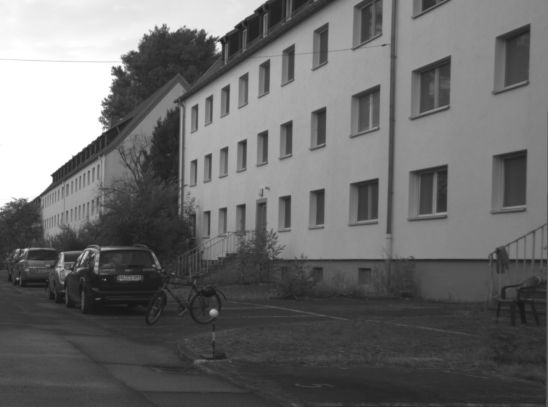
#> input picture images/road.png, 548 x 407 px
$ python line_detection.py
#> lines starting #> are read from the running program, lines starting #| are printed output that depends on the picture
### edge_detection.py
# Course: EE551 Python for Engineer
# Author: Lun-Wei Chang
# Date: 2021/05/09
# Version: 1.0
# Performs Gaussian filter, Sobel filter and non-max suppression.
import cv2 as cv
import numpy as np
import math

# reads in an image with the provided file path.
# converts the image from color to gray scale if needed.
# Inputs:
#   img_file_name: file name of the image to be read in.
# Outputs:
#   current_img: uploaded image in gray scale.
def readImg(img_file_name):
#> called with img_file_name = 'images/road.png'
    current_img = cv.imread(img_file_name)
#> current_img is the input picture: shape (407, 548, 3); min 23, max 255, mean 107.6
    # converts the image to gray scale if it is color
    if current_img.shape[2] > 1:
        current_img = cv.cvtColor(current_img, cv.COLOR_BGR2GRAY)
#> current_img: shape (407, 548)
    return current_img

# Applies the Gaussian filter onto the specified image with
# the given sigma value. Saves the processed image
# into a local file directory.
# Inputs:
#   img: the name of the image file to be processed (including
#   path).
#   sigma: value used to calculate the Gaussain kernel size.
# Outputs:
#   gaussianImg: image that has been filtered by Gaussian filter.
def gaussian(img, sigma):
    # throws an error if image is not provided
#> called with img = 'images/road.png', sigma = 2
    if not img:
        raise ValueError("No image was provided!")
    current_img = readImg(img)
    rows = current_img.shape[0]
#> rows = 407
    columns = current_img.shape[1]
#> columns = 548

    # initializes kernel size
    kernel_size = 6 * sigma + 1
    kernel = np.zeros([kernel_size, kernel_size], dtype = float)
    # calculates center element's coordinates
    middleIndex = math.ceil(kernel_size / 2)
    # calculates kernel matrix
    for i in range(kernel_size):
        for j in range(kernel_size):
            center_dist = pow((i + 1 - middleIndex), 2) + \
                pow((j + 1 - middleIndex), 2)
            k_row = i + 1
            k_col = j + 1
            kernel[i, j] = math.exp(-(center_dist) / (2 * (sigma**2)))
    kernel = (1 / (2 * math.pi * (sigma ** 2))) * kernel
    # applies wrap around padding to the original image
    pad_size = math.floor(kernel_size / 2)
    paddedImg = np.lib.pad(current_img, pad_size, 'symmetric')
    gaussianImg = np.zeros([rows, columns], dtype = float)
    k_rows = kernel.shape[0]
    k_cols = kernel.shape[1]
    # applies the Gaussian filter
    for i in range(rows):
        for j in range(columns):
            temp_matrix = paddedImg[i : i + k_rows, j : j + k_cols]
            temp_matrix = temp_matrix.astype(float)
            temp_matrix = kernel * temp_matrix
            gaussianImg[i, j] = np.sum(temp_matrix)
    #displays the image
    saveImg(gaussianImg, "gaussian_img")
    return gaussianImg

# Takes in an image that has been filtered by Gausssian filter and
# applies the sobel filter to calculate the gradient magnitude of
# each pixel; the default threshold used is 10. Saves the filtered
# image into the current program directory.
# Inputs
#	gaussian_img: the image to be applied with Sobel filter.
#   threshold: max value of pixel gradient magnitude.
# Outputs:
#   sobelImg: a matrix consists of gradient magnitude of each pixel.
#   gradient_direction: a matrix consists of the gradient direction of each pixel.
# [84 lines left out: functions sobel, nonMaxSuppression, not called in this run]

# Saves the pass-in image to the current directory.
# Inputs:
#   img: the image to be saved.
#   img_title: the file name of the image.
def saveImg(img, img_title):
#> called with img_title = 'gaussian_img'
    cv.imwrite(img_title + '.png', img)

# main method where the Gaussian, Sobel and non-max functions are called.
# [4 lines left out: function main, not called in this run]

# [2 lines that do not run on import are left out]

### line_detection.py
# Course: EE551 Python for Engineer
# Author: Lun-Wei Chang
# Date: 2021/05/09
# Version: 1.0
# Performs Hessian and RANSAC operations
import cv2 as cv
import numpy as np
import math
import edge_detection as edge
import matplotlib.pyplot as plt
import random

# Takes in an image that has been filtered by Gausssian filter and
# applies the sobel filter to calculate the gradient magnitude of
# each pixel; the default threshold used is 10. Saves the filtered
# image into the current program directory.
# Inputs
#	gaussian_img: the image to be applied with Sobel filter.
#   type: indicates whether to calculate derivative x or y
#   threshold: max value of pixel gradient magnitude.
# Outputs:
#   g_magnitude: a matrix consists of gradient magnitude of each pixel.
#   derivative: a matrix of derivative of x or y
def sobel(gaussian_img, type, threshold = 10):
    # initializes the gradient X and Y matrices
#> called with type = 'derivative_x', threshold = 10
    gradient_x = [[1, 2, 1], [0, 0, 0], [-1, -2, -1]]
    gradient_y = [[1, 0, -1], [2, 0, -2], [1, 0, -1]]
    img_rows = gaussian_img.shape[0]
#> img_rows = 407
    img_cols = gaussian_img.shape[1]
#> img_cols = 548
    g_magnitude = np.zeros([img_rows, img_cols], dtype = float)
    derivative = np.zeros([img_rows, img_cols], dtype = float)
    # calculates gradient magnitude for each pixel
    for i in range(img_rows - 2):
        for j in range(img_cols - 2):
            # gets the current 3x3 matrix from the original image
            tempImg = gaussian_img[i : i + 3, j : j + 3]
            # calculates the x-axis and y-axis gradient magnitude
            tempImg = tempImg.astype(float)
            Gx = np.sum(np.multiply(gradient_x, tempImg))
            Gy = np.sum(np.multiply(gradient_y, tempImg))
            # calculates derivative x and y
            if type == "derivative_x":
                derivative[i + 1][j + 1] = np.sum(Gx)
            else:
                derivative[i + 1][j + 1] = np.sum(Gy)
            # applies the gradient magnitude formula to current pixel
            g_magnitude[i + 1][j + 1] = math.sqrt(Gx**2 + Gy**2)

    # applies the threshold to the gradient magnitude matrix
    g_magnitude[g_magnitude < threshold] = threshold
    g_magnitude[g_magnitude == round(threshold)] = 0

    return g_magnitude, derivative

# calculates the Hessian determinant of each pixel and threshold
# all the pixels by a pre-selected value. Then displays all the
# non-zero pixels at the end
# Inputs:
#   input_img: image to be processed
#   threshold: value that determines how many points of interest to
#              generate in the final image
def hessian(input_img, threshold = 1200):
    # throws an error if image is not provided
    if not input_img:
        raise ValueError("No image was provided!")
    # reads in the image
    current_img = edge.readImg(input_img)
    # applies Gaussian filter
    sigma = 2
    gaussian_img = edge.gaussian(input_img, sigma)
    # calculates Ixx, Ixy, Iyy matrix
    _, derivative_x = sobel(gaussian_img, 'derivative_x')
    _, derivative_y = sobel(gaussian_img, 'derivative_y')
    _, derivative_xx = sobel(derivative_x, 'derivative_x')
#> call 3 of sobel, with type = 'derivative_x', threshold = 10
#> after the loop in sobel (call 3), `for i in range(img_rows - 2):`:
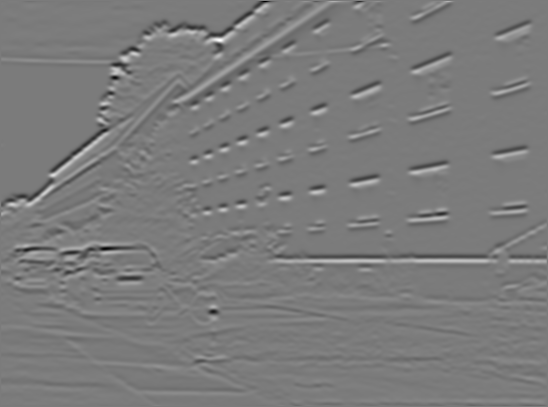
#> derivative: shape (407, 548) float64; min -640.6, max 680.2, mean 0; drawn with min black and max white
#> after the loop in sobel (call 3), `for i in range(img_rows - 2):`:
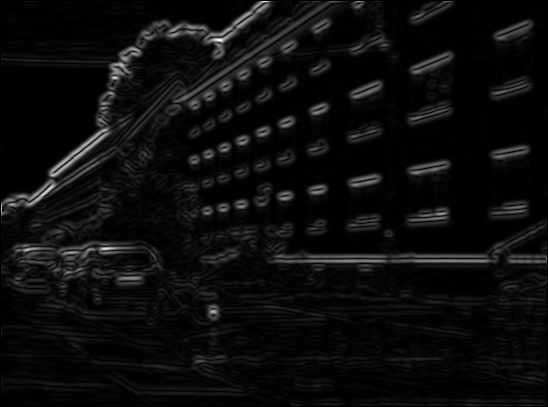
#> g_magnitude: shape (407, 548) float64; min 0, max 692.5, mean 35.5; drawn with min black and max white
    _, derivative_yy = sobel(derivative_y, 'derivative_y')
#> call 4 of sobel, with type = 'derivative_y', threshold = 10
#> after the loop in sobel (call 4), `for i in range(img_rows - 2):`:
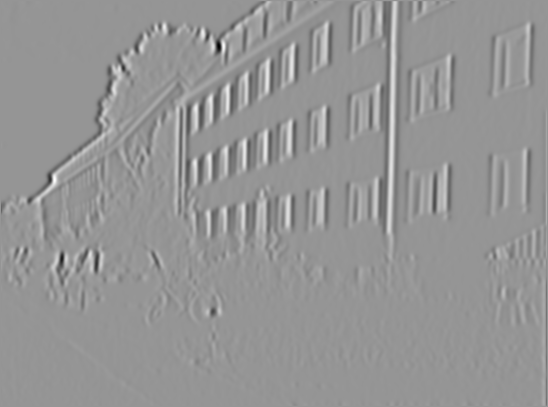
#> derivative: shape (407, 548) float64; min -825.5, max 583.7, mean 0; drawn with min black and max white
#> after the loop in sobel (call 4), `for i in range(img_rows - 2):`:
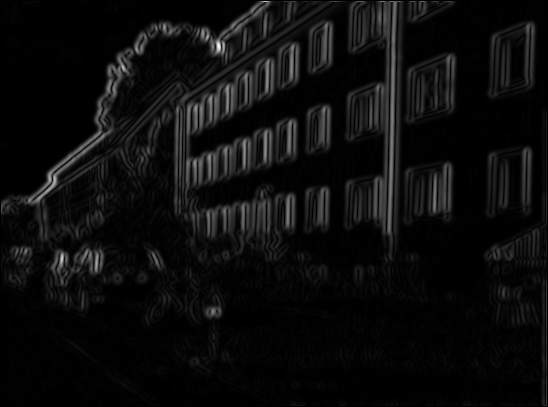
#> g_magnitude: shape (407, 548) float64; min 0, max 832.1, mean 42.1; drawn with min black and max white
    _, derivative_xy = sobel(derivative_x, 'derivative_y')
#> after the loop in sobel (call 5), `for i in range(img_rows - 2):`:
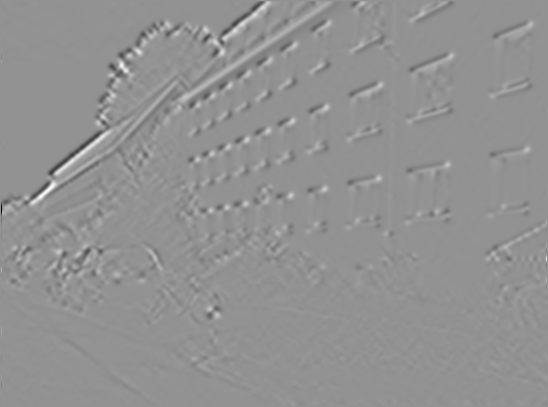
#> derivative: shape (407, 548) float64; min -538.4, max 399.4, mean 0; drawn with min black and max white

    # applies Hessian determinant formula
    determinant = np.subtract(np.multiply(derivative_xx, derivative_yy), np.multiply(derivative_xy, derivative_xy))
    # applies the threshold onto the determinant of the Hessian
    determinant[determinant < threshold] = threshold
    determinant[determinant == round(threshold)] = 0

    # applies the non-maximum suppression
    hessianImg = nonMaxSuppression(determinant)
    edge.saveImg(hessianImg, "hessian_img")
    return hessianImg

# Applies non-maximum suppression to the image that has been filtered with
# the Sobel filter. Saves the processed image into the current program directory.
# Inputs:
#   img_mag: image matrix with gradietn magnitude for each pixel.
# Outputs:
#   outputImg: the image that has been applied with non-maximum suppression.
def nonMaxSuppression(img_mag):
    # initializes row and column variables
    rows = img_mag.shape[0]
#> rows = 407
    cols = img_mag.shape[1]
#> cols = 548
    # initalizes output image
    outputImg = np.zeros([rows, cols], dtype = float)
    # assigns edge orientation
    for i in range(1, rows - 1):
        for j in range(1, cols - 1):
            # compares the current pixel magnitude
            if (img_mag[i + 1][j - 1] <= img_mag[i][j]) and \
                (img_mag[i + 1][j] <= img_mag[i][j]) and \
                (img_mag[i + 1][j + 1] <= img_mag[i][j]) and \
                (img_mag[i][j - 1] <= img_mag[i][j]) and \
                (img_mag[i][j + 1] <= img_mag[i][j]) and \
                (img_mag[i - 1][j - 1] <= img_mag[i][j]) and \
                (img_mag[i - 1][j] <= img_mag[i][j]) and \
                (img_mag[i - 1][j + 1] <= img_mag[i][j]):
                outputImg[i][j] = img_mag[i][j]
                outputImg[i][j] = 255 if img_mag[i][j] > 0 else 0
            else:
                outputImg[i][j] = 0
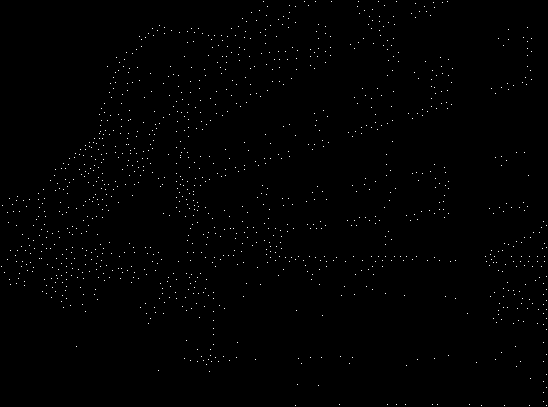
#> outputImg: shape (407, 548) float64; 0.53% white in thin lines or dots
    return outputImg

# Performs RANSAC operation on the Hessian processed image. Random
# lines with randomly selected start and end points would be drawn in RANSAC
# opertaion. The Hessian points that are within the distance threshold of
# each line would be stored. The four lines with the most inliers points would
# be ouputed and saved into the final figures at the end.
# Inputs:
#   original_img: the orginal image to be used as background.
#   hessian_img: the hessian processed image.
#   threshold: the max distance from the randomly selected line to inlier points.
#   plotFig: boolean indicates to plot the RANSAC figure or not.
#   bestInlierRatio: minimum number of inliers for a line to be considered as
#   valid model
def RANSAC(original_img, hessian_img, threshold = 5, plotFig = False, bestInlierRatio = 0.065):
    # initializes RANSAC parameters
#> called with original_img = 'images/road.png', threshold = 10, plotFig = False, bestInlierRatio = 0.065
    numOfRandomPoints = 2 # number of random points selected for each model
    totalNumOfLines = 4 # total number of output lines
    numOfNonZeroPoints = np.count_nonzero(hessian_img) # total number of non-zero value pixels
#> numOfNonZeroPoints = 1186
    maxSampleNum = float('inf') # umber of samples N (number of iterations)
#> maxSampleNum = inf
    iterationCount = 0 # number of iteration
    outputLineCount = 0 # number of randomly selected lines so far
    levelOfConf = 0.5 # level of confidence to our model
    # finds the non-zero value pixels' coordinates
    rows, cols = np.nonzero(hessian_img)[0], np.nonzero(hessian_img)[1]
#> rows = 1186 values from 1 to 405; cols = 1186 values, max 546 at index 706, min 1 at index 922, mean 253.2
    # a two columns matrix that consists of coordinates of the
    non_zero_points = np.vstack([rows, cols]).astype(float).T
#> non_zero_points = 1186 pairs, first value 1 to 405, second value 1 to 546
    # initializes matrices used to store visited pixels
    # a two dimensions matrix used to store the selected inlier points' coordinates
    selected_points = np.zeros([numOfNonZeroPoints, 2], dtype = float)
    # a one dimension matrix used to store the selected inlier points' coordinates row
    selected_points_row = np.zeros(numOfNonZeroPoints, dtype = int)
#> selected_points_row = 1186 values from 0 to 0

    # initializes dictionary to store start, end and inlier lines
    outputLines = {}
    # scans through the non-zero value pixels to find lines
    while maxSampleNum >= iterationCount:
        # selects two random points for the model
        max_val = numOfNonZeroPoints
        point_one = randomPoint(max_val, non_zero_points)
        point_two = randomPoint(max_val, non_zero_points)
        if point_two[1] == point_one[1]:
            continue
        # calculates the slope and y_intercept of the model line
        slope = (point_two[0] - point_one[0]) \
            / (point_two[1] - point_one[1])
        y_intercept = point_two[0] - (point_two[1] * slope)
        inliner_count = 0 # number of inliers that fit the current model
        i = 0
        # scans through all the non-selected/zero value points to find inlier
        while i < len(rows):
            if math.isnan(non_zero_points[i][1]) and \
                math.isnan(non_zero_points[i][0]):
                i += 1
                continue
            # gets the current pixel's coordinates
            x1 = non_zero_points[i][1]
            y1 = non_zero_points[i][0]
            # finds the intercept coordinates
            x2 = (x1 + slope * y1 - slope * y_intercept) / (1 + slope ** 2)
            y2 = (((slope * x1) + ((slope ** 2) * y1) - \
                ((slope ** 2) * y_intercept)) / (1 + slope ** 2)) + y_intercept
            # calculates the distance from current point to the model line
            distance = math.sqrt(((x2 - x1) ** 2) + ((y2 - y1) ** 2))
            # determines whether distance is inlier or not
            if threshold >= distance:
                selected_points[i][0] = y1
                selected_points[i][1] = x1
                selected_points_row[i] = i
                inliner_count += 1
            i += 1

        # calculates inlier ratio
        inlierRatio = inliner_count / numOfNonZeroPoints
        # found the highest inlier ratio so far
        if inlierRatio == 0:
            # increments the iteration counter
            iterationCount += 1
            continue
        if inlierRatio >= bestInlierRatio:
            # calculates proporation of outliers
            outlierRatio = 1 - inlierRatio
            maxSampleNum = math.log(1 - levelOfConf) \
                / math.log(1 - ((1 - outlierRatio) ** numOfRandomPoints))
            outputLines[outputLineCount] = {'inlierRatio' : inlierRatio, \
                'startP' : point_one, 'endP' : point_two, 'slope' : slope, \
                'y_intercept' : y_intercept, 'inliers' : selected_points}
            outputLineCount += 1
            # sets the selected points to NaN in non-zero-points matrix
            nonZeroSelectedPointsRow = selected_points_row.nonzero()[0]
            for j in range(len(nonZeroSelectedPointsRow)):
                currentRow = nonZeroSelectedPointsRow[j]
                non_zero_points[currentRow, :] = float('nan')
        # increments the iteration counter
        iterationCount += 1
        # resets selected points matrix
        selected_points = np.zeros([numOfNonZeroPoints, 2], dtype = float)
        selected_points_row = np.zeros([numOfNonZeroPoints, 1], dtype = int)
#> this loop made 149 passes
#> (point_one, point_two, slope, y_intercept, inlierRatio) on passes 2, 4, 8, 34: ([256, 119, 835], [241, 516, 763], -0.0378, 260.5, 0.0944), ([201, 85, 599], [309, 546, 1094], 0.234, 181.1, 0.0683), ([256, 494, 849], [185, 183, 537], 0.228, 143.2, 0.0826), ([77, 525, 203], [122, 375, 324], -0.3, 234.5, 0.075)
#> (point_one, point_two, slope, y_intercept, inlierRatio) on passes 1, 3, 5, 6, 7, 9: ([220, 354, 684], [189, 369, 559], -2.07, 951.6, 0.0245), ([290, 513, 1033], [106, 173, 277], 0.541, 12.38, 0.059), ([nan, nan, 600], [119, 188, 314], nan, nan, 0), ([225, 356, 705], [188, 267, 551], 0.416, 77, 0.0616), ([37, 145, 87], [67, 220, 174], 0.4, -21, 0.0295), ([256, 400, 845], [33, 148, 72], 0.885, -97.97, 0.0413)

    # sorts the outputLines dictionary by inlier ratio
    sortedLines = sorted(outputLines.items(), key = lambda x : x[1]['inlierRatio'], reverse = True)
    # deletes extra lines stored in outputLines dictionary
    tempDict = {} # uses to store lines with most inliers
    for i in range(min(len(sortedLines), totalNumOfLines)):
        tempDict[i] = {'inlierRatio' : sortedLines[i][1]['inlierRatio'], \
            'startP' : sortedLines[i][1]['startP'], \
            'endP' : sortedLines[i][1]['endP'], 'slope' : sortedLines[i][1]['slope'], \
            'y_intercept' : sortedLines[i][1]['y_intercept'], 'inliers' : sortedLines[i][1]['inliers']}
#> this loop made 4 passes
    outputLines = tempDict
    # plots the RANSAC image
    plotRANSAC(plotFig, original_img, non_zero_points, outputLines, 0, hessian_img.shape[1], 0, hessian_img.shape[0])

# Helper function
# Plots the RANSAC processed image with the provided parameters.
# Inputs:
#   plotFig: boolean indicates to plot the RANSAC figure or not.
#   original_img: the orginal image to be used as background.
#   outlier_points: the non-zero points that haven't been selected by any line.
#   line_dict: dictionary used to store all lines with inlier points.
#   x_min: x-axis minimum value.
#   x_max: x-axis maximum value.
#   y_min: y-axis minimum value.
#   y_max: y-axis maximum value.
def plotRANSAC(plotFig, originalImg, outlier_points, line_dict, x_min, x_max, y_min, y_max):
#> called with plotFig = False, originalImg = 'images/road.png', outlier_points = array of shape (1186, 2), x_min = 0, x_max = 548, y_min = 0, y_max = 407
    normal_point_size = 9   # outlier and inlier points' size
    large_point_size = 15   # start and end points' size
    # draws the original image as background
    original_img = plt.imread(originalImg)  # reads in original image
    fig, ax = plt.subplots()
    currentFigure = plt.gca
    currentFigure.Visible = "On"
    axes = plt.gca()
    plt.title("RANSAC") # sets the title of the figure
    plt.axis([x_min, x_max, y_max, y_min])  # sets the x and y axes' min and max values
    ax.imshow(original_img) # sets the original image as the background
    # plots the outlier points
    plt.scatter(outlier_points[:, 1], outlier_points[:, 0], zorder = 1, marker = 'o', c = 'white', s = normal_point_size)
    # an array of colors for the inlier points and lines
    default_colors = ["#40e1fd", "green", "#842bd7", "yellow", "#70fe42"]
    # draws each line and its corresponding points
    for i in range(len(line_dict)):
        # gets the x-axis limits
        m = line_dict[i]['slope']
        b = line_dict[i]['y_intercept']
        x_vals = np.array(axes.get_xlim())
        y_vals = b + m * x_vals
        current_color = default_colors[i]
        # removes the (0, 0) points from all rows and columns
        currentInliers = line_dict[i]['inliers']
        currentInliers = np.delete(currentInliers,np.where(~currentInliers.any(axis=1))[0], axis=0)
        # plots all the inlier points belong to the current line
        plt.scatter(currentInliers[:, 1], currentInliers[:, 0], zorder = 2, marker = 'd', c = current_color, s = normal_point_size)
        # plots the start and end inlier points
        startP = line_dict[i]['startP']
        endP = line_dict[i]['endP']
        plt.scatter(startP[1], startP[0], zorder = 4, marker = 's', c = 'red', s = large_point_size)
        plt.scatter(endP[1], endP[0], zorder = 4, marker = 's', c = 'red', s = large_point_size)
        # plots the inlier line
        plt.plot(x_vals, y_vals, zorder = 3, c = current_color)
    # saves the RANSAC image
    plt.savefig('ransac_img.png')
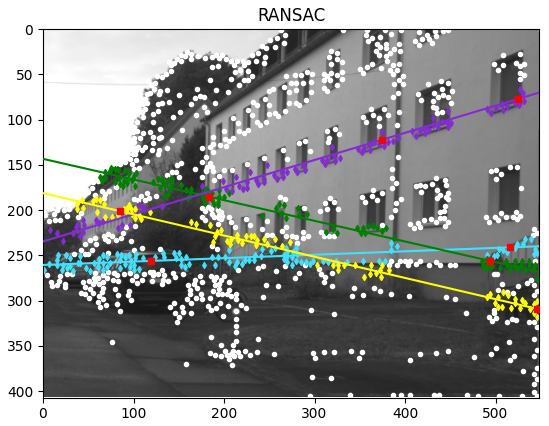
#> figure drawn by matplotlib, 1 panel
    if plotFig:
        plt.show()  # show the final output

# Helper function
# Randomly selets a x and y coordinates from the input matrix.
# Inputs:
#   max_val: number of rows inside the 2D input_matrix.
#   input_matrix: a two dimensional matrix with x and y coordinates.
def randomPoint(max_val, input_matrix):
    # selects a random row number out of the non-zero-points set
    rand_row = np.random.randint(max_val)
    temp_x = input_matrix[rand_row, 0]
    temp_y = input_matrix[rand_row, 1]
    # returns a random point
    return [temp_x, temp_y, rand_row]

# main method where the Hessian and RANSAC are called.
def main():
    uploadImg = 'images/road.png'
    hessian_img = hessian(uploadImg)
    RANSAC(uploadImg, hessian_img, 10, False, 0.065)

if __name__ == "__main__":
    main()
